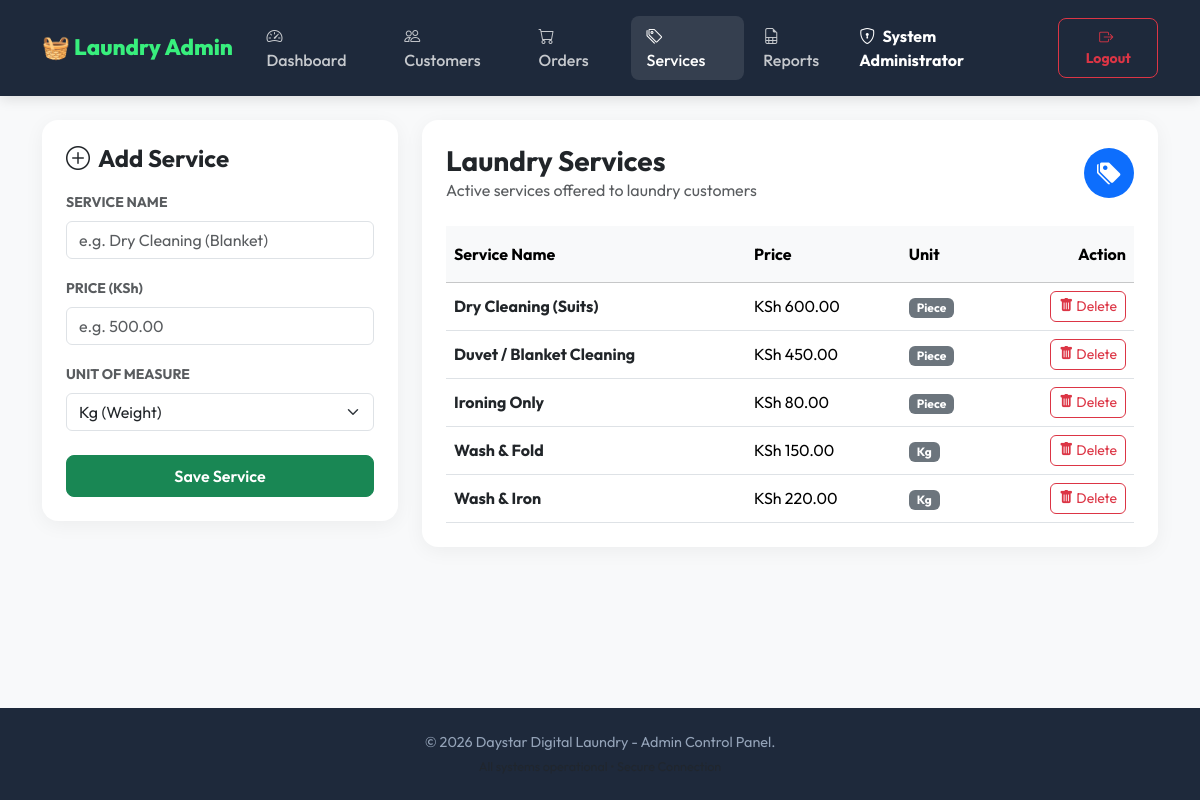
Screenshot of /admin/services.php (signed in) with the database file from the repository.
### tables this page shows
CREATE TABLE IF NOT EXISTS `services` (
  `id` INT AUTO_INCREMENT PRIMARY KEY,
  `service_name` VARCHAR(100) NOT NULL,
  `price` DECIMAL(10,2) NOT NULL,
  `unit` VARCHAR(20) DEFAULT 'Kg'
);

### admin/services.php (the view, shortened to what this page needs)
<?php
require "../includes/admin_header.php";
require "../db.php";
$services = mysqli_query($conn, "SELECT * FROM services ORDER BY service_name ASC");
?>
<div class="row g-4">
    <div class="col-lg-4">
        <div class="card card-custom p-4">
            <h4 class="fw-bold text-dark mb-3"><i class="bi bi-plus-circle me-1"></i> Add Service</h4>
            <form method="POST" action="services.php">
                <div class="mb-3">
                    <label class="form-label text-muted small fw-bold">SERVICE NAME</label>
                    <input type="text" name="service_name" class="form-control" placeholder="e.g. Dry Cleaning (Blanket)" required>
                </div>
                <div class="mb-3">
                    <label class="form-label text-muted small fw-bold">PRICE (KSh)</label>
                    <input type="number" step="0.01" name="price" class="form-control" placeholder="e.g. 500.00" required>
                </div>
                <div class="mb-4">
                    <label class="form-label text-muted small fw-bold">UNIT OF MEASURE</label>
                    <select name="unit" class="form-select form-control" required>
                        <option value="Kg">Kg (Weight)</option>
                    </select>
                </div>
                <button type="submit" name="add_service" class="btn btn-success w-100 py-2 fw-semibold" style="border-radius: 8px;">
                    Save Service
                </button>
            </form>
        </div>
    </div>
    <div class="col-lg-8">
        <div class="card card-custom p-4">
            <div class="d-flex justify-content-between align-items-center mb-4">
                <div>
                    <h3 class="fw-bold mb-0">Laundry Services</h3>
                    <p class="text-muted mb-0">Active services offered to laundry customers</p>
                </div>
                <div class="bg-primary text-white rounded-circle d-flex align-items-center justify-content-center" style="width: 50px; height: 50px;">
                    <i class="bi bi-tags-fill" style="font-size: 1.5rem;"></i>
                </div>
            </div>
            <div class="table-responsive">
                <table class="table table-hover align-middle mb-0">
                    <thead class="table-light">
                        <tr>
                            <th class="py-3">Service Name</th>
                            <th class="py-3">Price</th>
                            <th class="py-3">Unit</th>
                            <th class="py-3 text-end">Action</th>
                        </tr>
                    </thead>
                    <tbody>
                        <?php if (mysqli_num_rows($services) > 0): ?>
                            <?php while ($s = mysqli_fetch_assoc($services)): ?>
                                <tr>
                                    <td class="fw-bold text-dark"><?= htmlspecialchars($s['service_name']) ?></td>
                                    <td>KSh <?= number_format($s['price'], 2) ?></td>
                                    <td><span class="badge bg-secondary px-2 py-1"><?= htmlspecialchars($s['unit']) ?></span></td>
                                    <td class="text-end">
                                        <a href="services.php?delete_id=<?= $s['id'] ?>" class="btn btn-outline-danger btn-sm px-2" style="border-radius: 6px;" onclick="return confirm('Are you sure you want to delete service \'<?= htmlspecialchars($s['service_name']) ?>\'?');">
                                            <i class="bi bi-trash-fill"></i> Delete
                                        </a>
                                    </td>
                                </tr>
                            <?php endwhile; ?>
                        <?php endif; ?>
                    </tbody>
                </table>
            </div>
        </div>
    </div>
</div>
<?php
require "../includes/admin_footer.php";
?>

### includes/admin_header.php (shortened to what this page needs)
<?php
$adminUser = $_SESSION['fullname'] ?? 'Admin';
$currentFile = basename($_SERVER['PHP_SELF']);
?>
<!DOCTYPE html>
<html lang="en">
<head>
    <link href="https://cdn.jsdelivr.net/npm/bootstrap@5.3.3/dist/css/bootstrap.min.css" rel="stylesheet">
    <link rel="stylesheet" href="https://cdn.jsdelivr.net/npm/bootstrap-icons@1.11.3/font/bootstrap-icons.min.css">
</head>
<body>
<nav class="navbar navbar-expand-lg navbar-dark navbar-admin py-3 mb-4">
    <div class="container">
        <a class="navbar-brand" href="dashboard.php">
            🧺 Laundry Admin
        </a>
        <div class="collapse navbar-collapse" id="adminNavbar">
            <ul class="navbar-nav me-auto mb-2 mb-lg-0">
                <li class="nav-item">
                    <a class="nav-link <?= $currentFile == 'dashboard.php' ? 'active' : '' ?>" href="dashboard.php">
                        <i class="bi bi-speedometer2 me-1"></i> Dashboard
                    </a>
                </li>
                <li class="nav-item">
                    <a class="nav-link <?= $currentFile == 'customers.php' ? 'active' : '' ?>" href="customers.php">
                        <i class="bi bi-people me-1"></i> Customers
                    </a>
                </li>
                <li class="nav-item">
                    <a class="nav-link <?= $currentFile == 'orders.php' ? 'active' : '' ?>" href="orders.php">
                        <i class="bi bi-cart me-1"></i> Orders
                    </a>
                </li>
                <li class="nav-item">
                    <a class="nav-link <?= $currentFile == 'services.php' ? 'active' : '' ?>" href="services.php">
                        <i class="bi bi-tags me-1"></i> Services
                    </a>
                </li>
                <li class="nav-item">
                    <a class="nav-link" href="reports.php">
                        <i class="bi bi-file-earmark-spreadsheet me-1"></i> Reports
                    </a>
                </li>
            </ul>
            <div class="d-flex align-items-center">
                <span class="text-white me-3 fw-bold">
                    <i class="bi bi-shield-lock me-1"></i> <?= htmlspecialchars($adminUser) ?>
                </span>
                <a href="../logout.php" class="btn btn-outline-danger btn-sm fw-bold px-3 py-2" style="border-radius: 8px;">
                    <i class="bi bi-box-arrow-right me-1"></i> Logout
                </a>
            </div>
        </div>
    </div>
</nav>
<div class="container pb-5">

### includes/admin_footer.php (shortened to what this page needs)
</div>
<footer class="footer-admin text-center mt-auto py-4">
    <div class="container">
        <p class="mb-1">&copy; <?= date('Y') ?> Daystar Digital Laundry - Admin Control Panel.</p>
        <p class="mb-0 text-muted small">All systems operational &bull; Secure Connection</p>
    </div>
</footer>
</body>
</html>

### includes/admin_header.php (style rules this page uses)
body { font-family: 'Outfit', sans-serif; background-color: #f8f9fa; min-height: 100vh; display: flex; flex-direction: column; }
.navbar-admin { background-color: #1e293b; box-shadow: 0 4px 12px rgba(0,0,0,0.1); }
.navbar-admin .navbar-brand { font-weight: 800; color: #38ef7d !important; font-size: 1.4rem; }
.navbar-admin .nav-link { color: rgba(255,255,255,0.75) !important; font-weight: 500; padding: 0.5rem 1rem !important; border-radius: 8px; transition: all 0.3s; margin: 0 0.1rem; }
.navbar-admin .nav-link:hover, .navbar-admin .nav-link.active { color: white !important; background: rgba(255,255,255,0.1); }
.card-custom { border: none; border-radius: 16px; box-shadow: 0 4px 20px rgba(0,0,0,0.05); background: white; }
.footer-admin { margin-top: auto; background-color: #1e293b; color: #94a3b8; padding: 1.5rem 0; font-size: 0.9rem; }

### rows the page displays
services: service_name "Dry Cleaning (Suits)", price "600.00", unit "Piece"
services: service_name "Duvet / Blanket Cleaning", price "450.00", unit "Piece"
services: service_name "Ironing Only", price "80.00", unit "Piece"
services: service_name "Wash & Fold", price "150.00", unit "Kg"
services: service_name "Wash & Iron", price "220.00", unit "Kg"

### other values shown
$adminUser "System Administrator"
